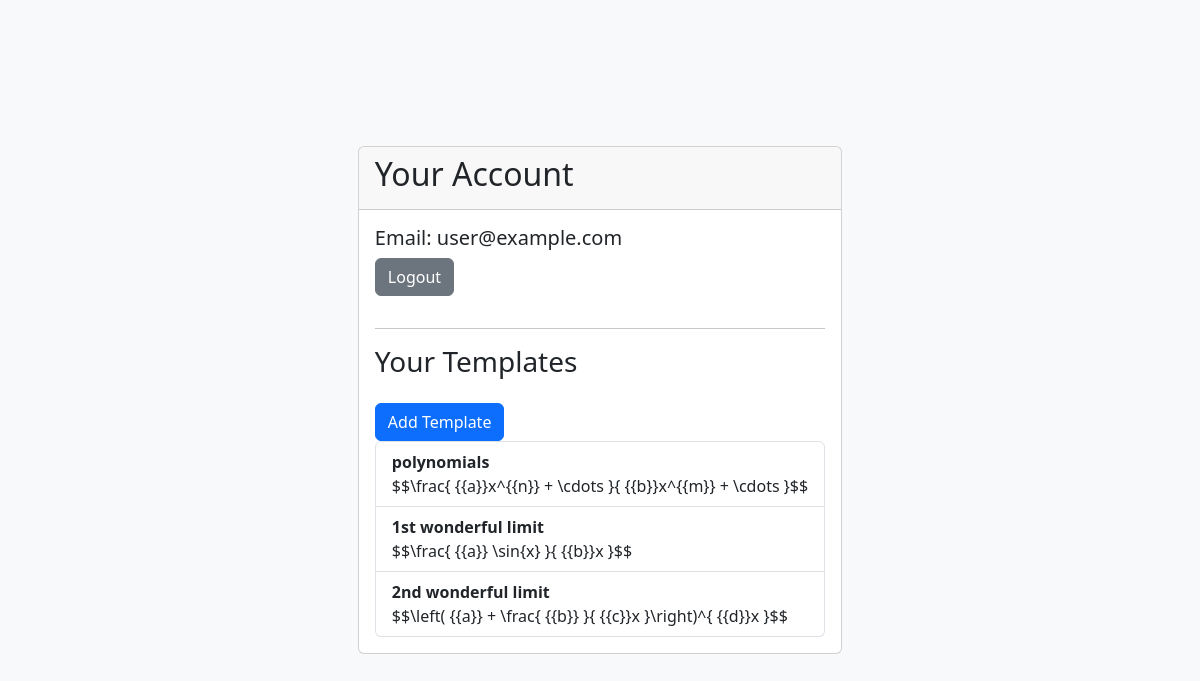
Screenshot of /account (signed in) with the database file from the repository.
### src/database.py (models this page shows)
class PublicUser(SQLModel):
    email: EmailStr

class TableUser(PublicUser, table=True):
    id: int = Field(primary_key=True)
    password_hash: Base64Bytes
    templates: list["TableTemplate"] = Relationship(back_populates="user")
    generations: list["TableGeneration"] = Relationship(back_populates="user")

class Template(SQLModel):
    title: str
    repr: str

class TableTemplate(Template, table=True):
    id: int = Field(primary_key=True)
    user_id: int | None = Field(default=None, foreign_key="tableuser.id")
    user: "TableUser" = Relationship(back_populates="templates")

### src/main.py (the view)
@app.get("/account", response_class=HTMLResponse)
def account(request: Request, session: SessionDep):
    current_user = get_current_user_from_request(request, session)
    if not current_user:
        return RedirectResponse(url="/login", status_code=302)
    tmpls = ut.get_user_templates(current_user.id, session)
    return templates.TemplateResponse("account.html", {"request": request, "user": current_user, "templates": tmpls})

### templates/account.html (shortened to what this page needs)
{% extends "base.html" %}
{% block content %}
<div class="card">
  <div class="card-header">
    <h2>Your Account</h2>
  </div>
  <div class="card-body">
    <h5>Email: {{ user.email }}</h5>
    <form action="/logout">
      <button type="submit" class="btn btn-secondary mb-3">Logout</button>
    </form>
    <hr>
    <div class="d-flex justify-content-between align-items-center mb-3">
      <h3>Your Templates</h3>
    </div>
    <button class="btn btn-primary d-flex align-items-center" data-bs-toggle="modal" data-bs-target="#addTemplateModal">
      Add Template
    </button>
    <ul class="list-group">
      {% for template in templates %}
      <li class="list-group-item">
        <div class="d-flex justify-content-between">
          <div>
            <strong>{{ template.title }}</strong><br>
          </div>
        </div>
        <div class="maths">
          $${{ template.repr }}$$
        </div>
      </li>
      {% endfor %}
    </ul>
  </div>
</div>
{% endblock %}

### templates/base.html (shortened to what this page needs)
<!DOCTYPE html>
<html lang="en">
<head>
    <link href="https://cdn.jsdelivr.net/npm/bootstrap@5.3.3/dist/css/bootstrap.min.css" rel="stylesheet">
    <link rel="stylesheet" href="https://cdn.jsdelivr.net/npm/katex@0.16.25/dist/katex.min.css">
</head>
<body>
    <div class="bg-light d-flex align-items-center justify-content-center vh-100">
        {% block content %}{% endblock %}
    </div>
</body>
</html>

### rows the page displays
TableUser: email "user@example.com"
TableTemplate: title "polynomials", repr "\\frac{ {{a}}x^{{n}} + \\cdots }{ {{b}}x^{{m}} + \\cdots }"
TableTemplate: title "1st wonderful limit", repr "\\frac{ {{a}} \\sin{x} }{ {{b}}x }"
TableTemplate: title "2nd wonderful limit", repr "\\left( {{a}} + \\frac{ {{b}} }{ {{c}}x }\\right)^{ {{d}}x }"
